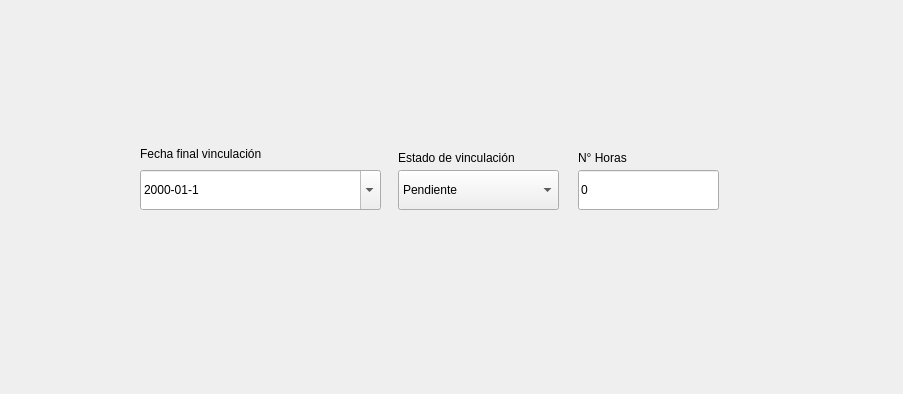
<?xml version="1.0" encoding="UTF-8"?>
<ui version="4.0">
 <class>Dialog</class>
 <widget class="QDialog" name="Dialog">
  <property name="geometry">
   <rect>
    <x>0</x>
    <y>0</y>
    <width>903</width>
    <height>394</height>
   </rect>
  </property>
  <property name="windowTitle">
   <string>Dialog</string>
  </property>
  <widget class="QComboBox" name="cbo_estado_vinculacion">
   <property name="geometry">
    <rect>
     <x>398</x>
     <y>170</y>
     <width>161</width>
     <height>40</height>
    </rect>
   </property>
   <item>
    <property name="text">
     <string>Pendiente</string>
    </property>
   </item>
   <item>
    <property name="text">
     <string>En Proceso</string>
    </property>
   </item>
   <item>
    <property name="text">
     <string>Culminado</string>
    </property>
   </item>
  </widget>
  <widget class="QLabel" name="lbl9_5">
   <property name="geometry">
    <rect>
     <x>140</x>
     <y>140</y>
     <width>201</width>
     <height>21</height>
    </rect>
   </property>
   <property name="styleSheet">
    <string notr="true"/>
   </property>
   <property name="text">
    <string>Fecha final vinculación</string>
   </property>
   <property name="alignment">
    <set>Qt::AlignBottom|Qt::AlignLeading|Qt::AlignLeft</set>
   </property>
  </widget>
  <widget class="QDateEdit" name="date_fecha_final">
   <property name="geometry">
    <rect>
     <x>140</x>
     <y>170</y>
     <width>241</width>
     <height>40</height>
    </rect>
   </property>
   <property name="cursor">
    <cursorShape>PointingHandCursor</cursorShape>
   </property>
   <property name="styleSheet">
    <string notr="true"/>
   </property>
   <property name="displayFormat">
    <string>yyyy-MM-d</string>
   </property>
   <property name="calendarPopup">
    <bool>true</bool>
   </property>
  </widget>
  <widget class="QLabel" name="lbl9_3">
   <property name="geometry">
    <rect>
     <x>398</x>
     <y>144</y>
     <width>221</width>
     <height>21</height>
    </rect>
   </property>
   <property name="styleSheet">
    <string notr="true"/>
   </property>
   <property name="text">
    <string>Estado de vinculación</string>
   </property>
   <property name="alignment">
    <set>Qt::AlignBottom|Qt::AlignLeading|Qt::AlignLeft</set>
   </property>
  </widget>
  <widget class="QLabel" name="lbl11_10">
   <property name="geometry">
    <rect>
     <x>578</x>
     <y>144</y>
     <width>171</width>
     <height>21</height>
    </rect>
   </property>
   <property name="styleSheet">
    <string notr="true"/>
   </property>
   <property name="text">
    <string>N° Horas</string>
   </property>
   <property name="alignment">
    <set>Qt::AlignBottom|Qt::AlignLeading|Qt::AlignLeft</set>
   </property>
  </widget>
  <widget class="QLineEdit" name="line_horas">
   <property name="enabled">
    <bool>true</bool>
   </property>
   <property name="geometry">
    <rect>
     <x>578</x>
     <y>170</y>
     <width>141</width>
     <height>40</height>
    </rect>
   </property>
   <property name="styleSheet">
    <string notr="true"/>
   </property>
   <property name="text">
    <string>0</string>
   </property>
   <property name="maxLength">
    <number>30</number>
   </property>
   <property name="frame">
    <bool>true</bool>
   </property>
   <property name="alignment">
    <set>Qt::AlignLeading|Qt::AlignLeft|Qt::AlignVCenter</set>
   </property>
   <property name="placeholderText">
    <string/>
   </property>
  </widget>
 </widget>
 <resources/>
 <connections/>
</ui>
